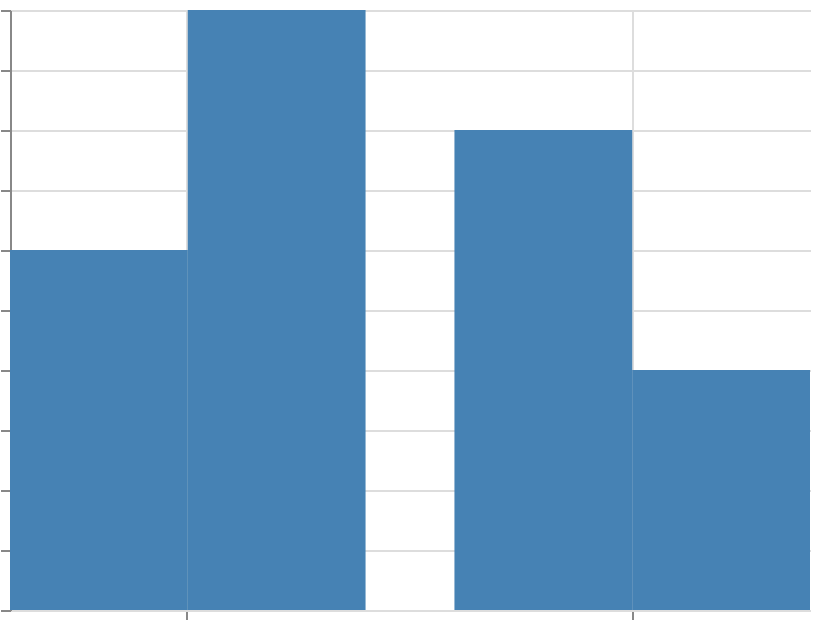

Vega-Lite specification for this chart:
### Vega specification from a JSON file in a GitHub repository (floating-point values rounded to 4 significant figures)
{"$schema": "https://vega.github.io/schema/vega/v6.json", "width": 400, "height": 300, "padding": 5, "autosize": "none", "data": [{"name": "table", "values": [{"cat": "A", "group": "X", "val": 3}, {"cat": "A", "group": "Y", "val": 5}, {"cat": "B", "group": "X", "val": 4}, {"cat": "B", "group": "Y", "val": 2}]}], "scales": [{"name": "x", "type": "band", "domain": {"data": "table", "field": "cat", "sort": true}, "range": "width", "paddingInner": 0.2}, {"name": "y", "type": "linear", "domain": {"data": "table", "field": "val"}, "range": [{"signal": "height"}, 0], "zero": true, "nice": true}, {"name": "xo", "type": "band", "domain": {"data": "table", "field": "group", "sort": true}, "range": [0, {"signal": "bandwidth('x')"}]}], "marks": [{"type": "rect", "from": {"data": "table"}, "encode": {"update": {"x": {"signal": "scale('x',datum.cat)+scale('xo',datum.group)"}, "width": {"scale": "xo", "band": 1}, "y": {"scale": "y", "field": "val"}, "y2": {"scale": "y", "value": 0}, "fill": {"value": "steelblue"}}}}], "axes": [{"scale": "x", "orient": "bottom", "grid": true, "labels": false}, {"scale": "y", "orient": "left", "grid": true, "labels": false}]}
